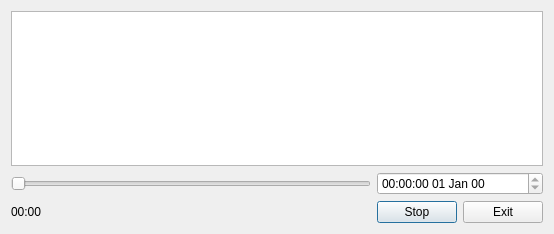
<?xml version="1.0" encoding="UTF-8"?>
<ui version="4.0">
 <class>play</class>
 <widget class="QDialog" name="play">
  <property name="geometry">
   <rect>
    <x>0</x>
    <y>0</y>
    <width>554</width>
    <height>234</height>
   </rect>
  </property>
  <property name="windowTitle">
   <string>Play</string>
  </property>
  <layout class="QGridLayout" name="gridLayout">
   <item row="0" column="0" colspan="4">
    <widget class="QListView" name="listView"/>
   </item>
   <item row="1" column="0" colspan="2">
    <widget class="QSlider" name="horizontalSlider">
     <property name="orientation">
      <enum>Qt::Horizontal</enum>
     </property>
    </widget>
   </item>
   <item row="1" column="2" colspan="2">
    <widget class="QDateTimeEdit" name="dateTimeEdit">
     <property name="readOnly">
      <bool>true</bool>
     </property>
     <property name="displayFormat">
      <string>HH:mm:ss dd MMM yy</string>
     </property>
     <property name="calendarPopup">
      <bool>false</bool>
     </property>
    </widget>
   </item>
   <item row="2" column="0">
    <widget class="QLabel" name="label">
     <property name="text">
      <string>00:00</string>
     </property>
    </widget>
   </item>
   <item row="2" column="1">
    <spacer name="horizontalSpacer">
     <property name="orientation">
      <enum>Qt::Horizontal</enum>
     </property>
     <property name="sizeHint" stdset="0">
      <size>
       <width>101</width>
       <height>20</height>
      </size>
     </property>
    </spacer>
   </item>
   <item row="2" column="2">
    <widget class="QPushButton" name="pushButtonStop">
     <property name="text">
      <string>Stop</string>
     </property>
    </widget>
   </item>
   <item row="2" column="3">
    <widget class="QPushButton" name="pushButtonExit">
     <property name="text">
      <string>Exit</string>
     </property>
    </widget>
   </item>
  </layout>
 </widget>
 <resources/>
 <connections/>
</ui>
